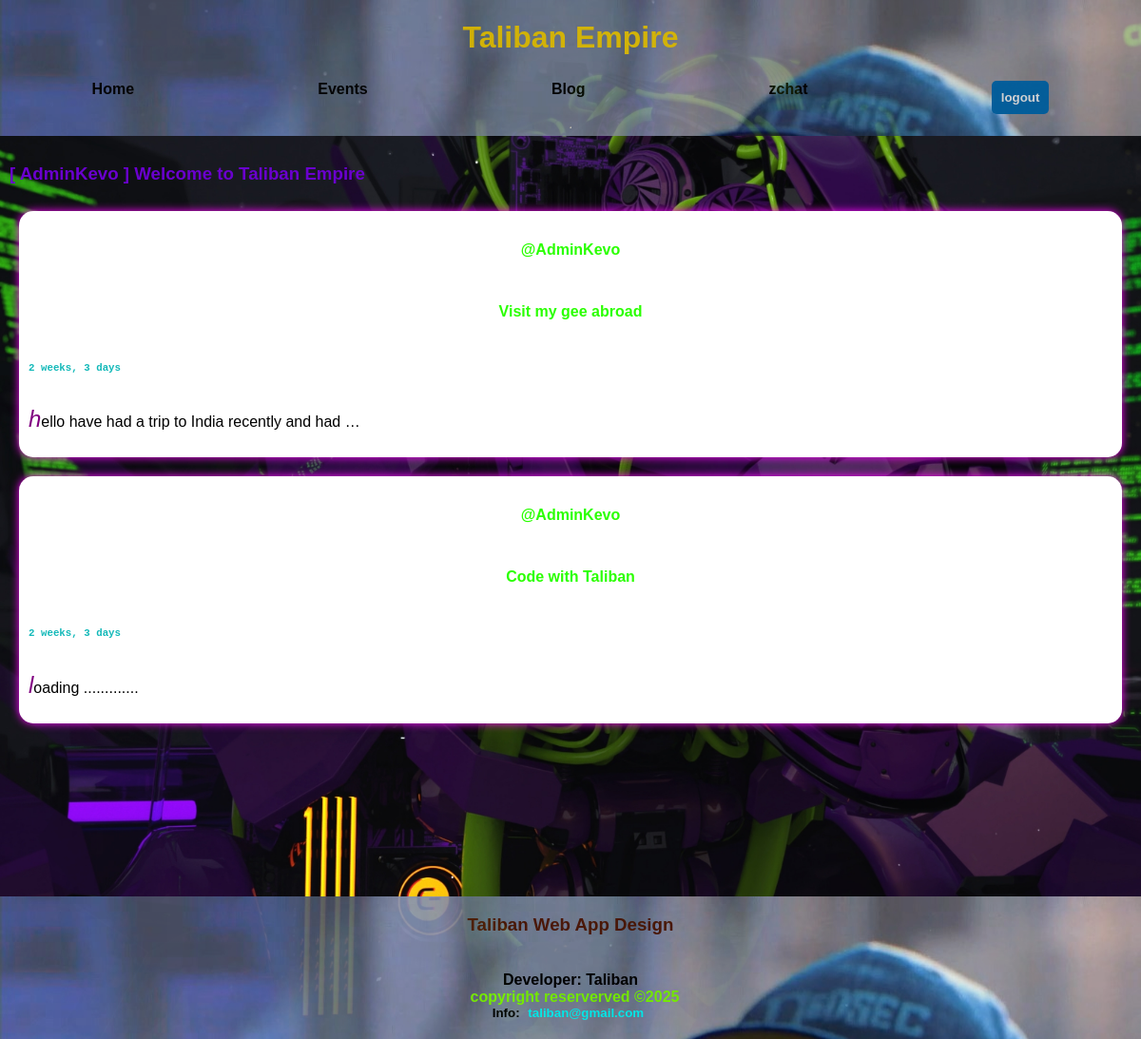
The page /posts/ (signed in) on the database its author committed.
### posts/models.py (models this page shows)
class Post(models.Model):
    title = models.CharField(max_length=150)
    body = models.CharField(max_length=1000000)
    created_at = models.DateTimeField(default=datetime.now, blank=True)

### posts/views.py (the view)
# urls.py: path('posts/', include('posts.urls')),
@login_required(login_url = "login")
def posts(request):
    blogs = Post.objects.all()
    context = {
        "post": blogs,
    }
    return render(request, "posts/posts.html", context )

### posts/templates/posts/posts.html
{% extends 'main.html' %}
        {% block content %}
        {% for post in post reversed %}
        <div class="blog-posts">
            <h4> @{{request.user}}</h4>
            <a style="text-decoration: none;" href="{% url 'indposts' post.id %}"><h4> {{post.title}} </h4></a>
            <h5 style="color: hsl(180, 81%, 40%); font-weight: bold; font-family: monospace;">{{post.created_at | timesince}}</h5>
            <p>{{post.body | truncatewords:10}}</p>
        </div>
        {% endfor %}
        {% endblock %}

### templates/main.html (shortened to what this page needs)
<!DOCTYPE html>
{% load static %}
<html>
<head>
    <link rel='stylesheet' type='text/css' media='screen' href="{% static 'css/maino.css' %}">
    <link rel="stylesheet" href="{% static 'js' %}"/>
</head>
<body class="main-body">
    <header class="main-header">
        <h1 class="mname">Taliban Empire</h1>
        <nav class="naive">
            <a href="{% url 'index' %}">Home</a>
            <a href="{% url 'events' %}">Events</a>
            <a href="{% url 'posts' %} ">Blog</a>
            <a href="{% url 'zchathome' %}">zchat</a>
            {% if user.is_authenticated %}
            <a href="{% url 'logout' %}"><button>logout</button></a>
            {% else %}
            <a href="{% url 'login' %}?next={{request.path}}"><button>login</button></a>
            <a href="{% url 'register' %}"><button>SignUp</button></a>
            {% endif %}
        </nav>
        <hr>
    </header>
    <main class="main-content">
        {% if user.is_authenticated %}
        <h3 style="color: rgb(106, 0, 206);"> [ {{user.username}} ] Welcome to Taliban Empire</h3>
        {% else %}
        <h3>Welcome to Taliban Empire</h3>
        {% endif %}
        <div class="my-pgs">
        {% block content %}
        {% endblock %}
        </div>
    </main>
    <footer class="main-footer">
        <h3 style="align-self: center;">Taliban Web App Design</h3>
        <div class="tlbdes">
            <div class="tlbdes">
                Developer: Taliban
                <span style="color: chartreuse; margin-left: 9px;">copyright reserverved &copy;2025 </span>
                <small>Info: <a herf=" ">taliban@gmail.com</a></small>
            </div>
        </div>
    </footer>
</body>
</html>

### static/css/maino.css (style rules this page uses)
* { box-sizing: border-box; }
.main-header { display: flex; background-color: hsl(207, 75%, 61%); background-image: url(../images/wallhaven-6ql7el.jpg); flex-direction: column; text-align: center; flex-wrap: wrap; flex-grow: 1; flex-shrink: 1; opacity: 0.8; }
.main-header .naive { display: flex; flex-direction: row; flex-wrap: wrap; justify-content: center; }
.main-header .mname { color: gold; animation-name: rotate; animation-timing-function: linear; animation-duration: 7s; animation-iteration-count: infinite; animation-direction: alternate; animation-play-state: running; }
.main-body { background-color: rgb(165, 209, 245); margin: 0px; font-family: Arial, Helvetica, sans-serif; display: flex; flex-direction: column; flex-wrap: wrap; background-image: url(../images/background.jpg); background-position: center; background-repeat: no-repeat; background-size: cover; background-attachment: fixed; backdrop-filter: blur(); }
.main-content { min-height: 100vh; padding: 10px; }
.main-footer { display: flex; flex-wrap: wrap; flex-direction: column; background-color: hsl(207, 59%, 62%); text-align: center; opacity: 0.9; background-image: url(../images/wallhaven-6ql7el.jpg); }
.main-footer .tlbdes { display: flex; flex-wrap: wrap; flex-direction: column; font-weight: bold; padding: 10px; }
.main-footer h3 { color: hsl(16, 84%, 17%); }
button { padding: 10px; background-color: #0070ba; color: #fff; border: none; border-radius: 5px; cursor: pointer; font-weight: bold; }
.naive a { flex-grow: 1; flex-shrink: 1; text-decoration: none; color: hsl(0, 0%, 0%); font-weight: bold; text-align: center; }
a { text-decoration: none; color: aqua; font-weight: bold; padding: 5px; }
p { font-family: Verdana, Geneva, Tahoma, sans-serif; }
p::first-letter { font-size: 1.5em; font-style: oblique; color: purple; }
.blog-posts { background-color: #fff; display: flex; flex-direction: column;flex-wrap: wrap; flex-grow: 1; flex-shrink: 1; border-radius: 15px; margin: 10px; padding: 10px; box-shadow: 0 0 10px hsl(300, 100%, 51%); }
.blog-posts h4 { text-align: center; color: hsl(110, 100%, 50%); font-family: Arial, Helvetica, sans-serif; font-weight: bold; }
.my-pgs { display: flex; flex-direction: column; flex-grow: 1; flex-shrink: 1; flex-wrap: wrap; }

### rows shown on the page
Post: title "Visit my gee abroad", created_at "2 weeks, 3 days", body "hello have had a trip to India recently and had …"
Post: title "Code with Taliban", created_at "2 weeks, 3 days", body "loading ............."

### other values the page prints
{{ user.username }} "AdminKevo"
{{ request.user }} "AdminKevo"
